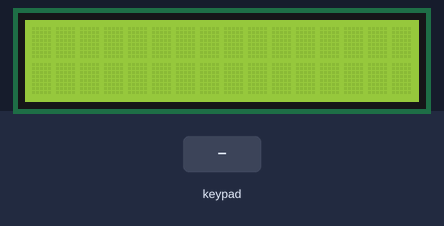
This sketch was run on a simulated Arduino Uno, built with avr-gcc and run on an emulated ATmega328P. Parts: 16×2 character LCD. The inputs (shaded band) are chosen by the test bench. What the sketch prints to the serial monitor is not drawn.

Above: at 1.2 s.
1.3 s: keypad keys 1 3 1 2 1 1 1 0 # pressed 0.4 s apart
At 6.6 s:
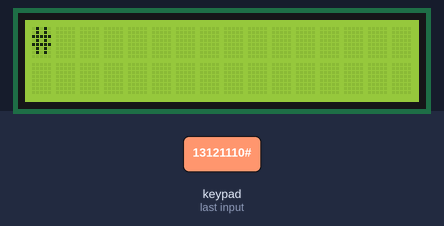
6.9 s: key 'A' pressed
At 7.3 s:
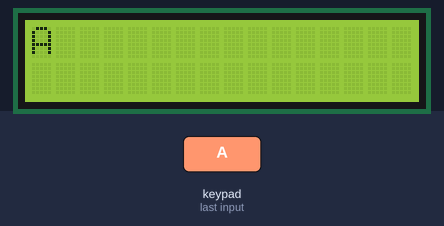
8.4 s: key 'B' pressed
At 9.6 s:
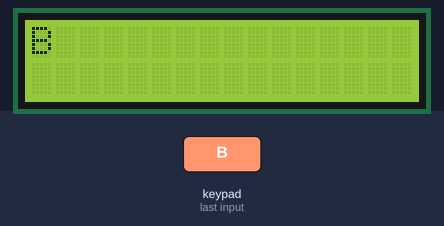
9.9 s: keypad keys 1 3 1 2 1 1 1 0 * pressed 0.4 s apart
At 14.4 s:
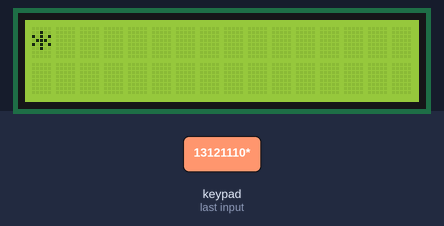
15.5 s: key 'C' pressed
At 16.2 s:
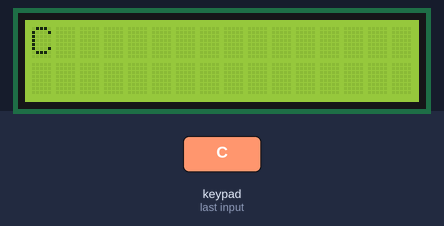
17.0 s: keypad keys 1 3 1 2 1 1 1 0 D pressed 0.4 s apart
At 19.8 s:
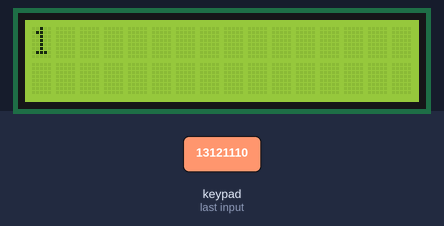
Timing chart, 0 to 21.3 s (numbered marks = the images above; inputs shaded):
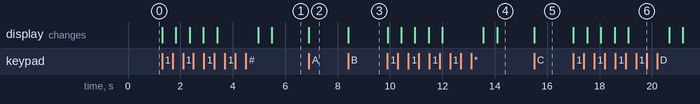

The sketch:

i2c_crystal_lcd_display_and_4x4_keypad.ino
```cpp
#include <LiquidCrystal_I2C.h>
#include <Keypad.h>

//----------------------------LCD Display-------------------------
const int LCD_ADDRESS=0X27;
const int LCD_COLUMNS=16;
const int LCD_ROWS=2;
LiquidCrystal_I2C lcd(LCD_ADDRESS,LCD_COLUMNS,LCD_ROWS);

//-----------------------------keypad-----------------------------
const byte ROWS = 4; // Four rows
const byte COLS = 4; // Four columns

// Define the key map (what each key represents)
char keys[ROWS][COLS] = {
  {'1', '2', '3', 'A'},
  {'4', '5', '6', 'B'},
  {'7', '8', '9', 'C'},
  {'*', '0', '#', 'D'}
};

// Connect keypad ROW0, ROW1, ROW2, ROW3 to these Arduino pins
byte rowPins[ROWS] = {13,12,11,10};

// Connect keypad COL0, COL1, COL2, COL3 to these Arduino pins
byte colPins[COLS] = {9, 8, 7, 6};

// Create the keypad object
Keypad keypad = Keypad(makeKeymap(keys), rowPins, colPins, ROWS, COLS);
void setup()
{
  Serial.begin(9600);
  lcd.init();
  lcd.clear();
  lcd.backlight();
}
void loop()
{
  char key=keypad.getKey();
  if(key){
  lcd.setCursor(0,0);
  lcd.print(key);
  delay(500);
  Serial.println(key);
  }
}
```

Measured:
- after the input at 1.3 s, the display: first changes at once (image 1 shows a later state)
- after the input at 6.9 s, the display: changes at once (image 2)
- after the input at 8.4 s, the display: changes at once (image 3)
- after the input at 9.9 s, the display: first changes at once (image 4 shows a later state)
- after the input at 15.5 s, the display: changes at once (image 5)
- after the input at 17.0 s, the display: changes at once (image 6)
